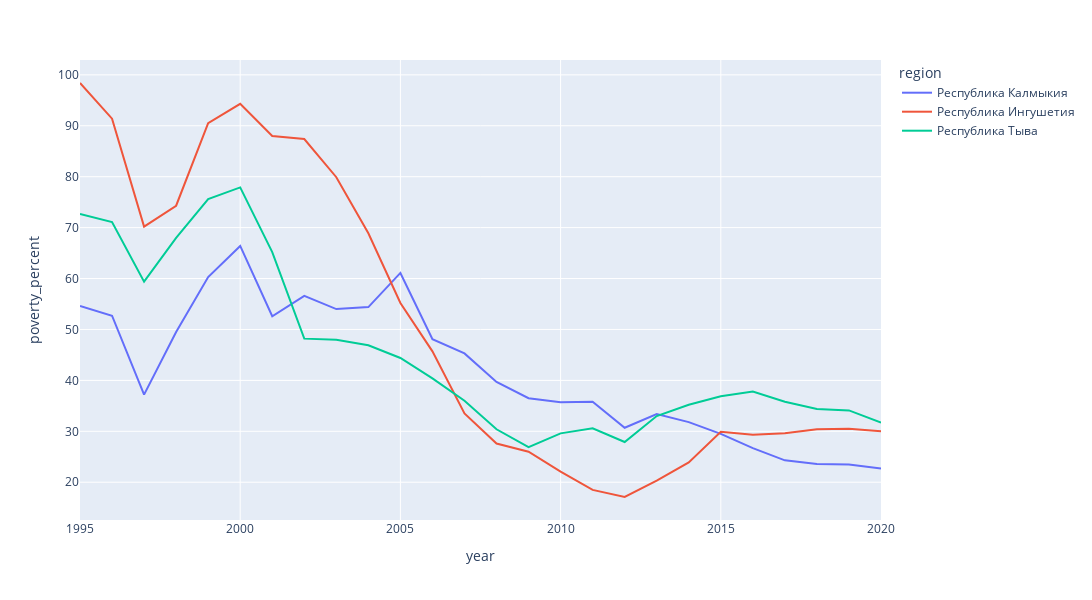

This figure's notebook cell:
### Markdown cell above
Сложно, конечно, анализировать все сразу. Посмотрим топы.

### Code cell
# Отрисуем регоны, которые лидировали по проценту бедности в какие-либо года
max_poverty_percent=pd.DataFrame(columns=main.columns)
for year in main.year.unique():
    df = main[main['year']==year]
    max_poverty_percent = pd.concat([max_poverty_percent, df.sort_values('poverty_percent',ascending=False).head(1)], ignore_index = True)

px.line(main[main.region.isin(max_poverty_percent.region.unique())],
        x='year',
        y='poverty_percent',
        color='region',
        width=1200,
        height=600)

### Figure 1 — Plotly figure (JSON) as saved in the notebook; plotly's stock layout.template omitted (floating-point values rounded to 4 significant figures)
{"data": [{"hovertemplate": "region=Республика Калмыкия<br>year=%{x}<br>poverty_percent=%{y}<extra></extra>", "legendgroup": "Республика Калмыкия", "line": {"color": "#636efa", "dash": "solid"}, "marker": {"symbol": "circle"}, "mode": "lines", "name": "Республика Калмыкия", "orientation": "v", "showlegend": true, "type": "scatter", "x": [1995, 1996, 1997, 1998, 1999, 2000, 2001, 2002, 2003, 2004, 2005, 2006, 2007, 2008, 2009, 2010, 2011, 2012, 2013, 2014, 2015, 2016, 2017, 2018, 2019, 2020], "xaxis": "x", "y": [54.6, 52.7, 37.2, 49.5, 60.3, 66.4, 52.6, 56.6, 54, 54.4, 61.1, 48.1, 45.3, 39.7, 36.5, 35.7, 35.8, 30.7, 33.4, 31.8, 29.5, 26.7, 24.3, 23.6, 23.5, 22.7], "yaxis": "y"}, {"hovertemplate": "region=Республика Ингушетия<br>year=%{x}<br>poverty_percent=%{y}<extra></extra>", "legendgroup": "Республика Ингушетия", "line": {"color": "#EF553B", "dash": "solid"}, "marker": {"symbol": "circle"}, "mode": "lines", "name": "Республика Ингушетия", "orientation": "v", "showlegend": true, "type": "scatter", "x": [1995, 1996, 1997, 1998, 1999, 2000, 2001, 2002, 2003, 2004, 2005, 2006, 2007, 2008, 2009, 2010, 2011, 2012, 2013, 2014, 2015, 2016, 2017, 2018, 2019, 2020], "xaxis": "x", "y": [98.4, 91.4, 70.2, 74.3, 90.5, 94.3, 88, 87.4, 79.9, 68.9, 55.2, 45.7, 33.5, 27.6, 26, 22.1, 18.5, 17.1, 20.3, 23.9, 29.9, 29.3, 29.6, 30.4, 30.5, 30], "yaxis": "y"}, {"hovertemplate": "region=Республика Тыва<br>year=%{x}<br>poverty_percent=%{y}<extra></extra>", "legendgroup": "Республика Тыва", "line": {"color": "#00cc96", "dash": "solid"}, "marker": {"symbol": "circle"}, "mode": "lines", "name": "Республика Тыва", "orientation": "v", "showlegend": true, "type": "scatter", "x": [1995, 1996, 1997, 1998, 1999, 2000, 2001, 2002, 2003, 2004, 2005, 2006, 2007, 2008, 2009, 2010, 2011, 2012, 2013, 2014, 2015, 2016, 2017, 2018, 2019, 2020], "xaxis": "x", "y": [72.7, 71.1, 59.4, 68, 75.6, 77.9, 65.2, 48.2, 48, 46.9, 44.4, 40.4, 36, 30.4, 26.9, 29.6, 30.6, 27.9, 33, 35.2, 36.9, 37.8, 35.8, 34.4, 34.1, 31.7], "yaxis": "y"}], "layout": {"height": 600, "legend": {"title": {"text": "region"}, "tracegroupgap": 0}, "margin": {"t": 60}, "width": 1200, "xaxis": {"anchor": "y", "domain": [0, 1], "title": {"text": "year"}}, "yaxis": {"anchor": "x", "domain": [0, 1], "title": {"text": "poverty_percent"}}}}
